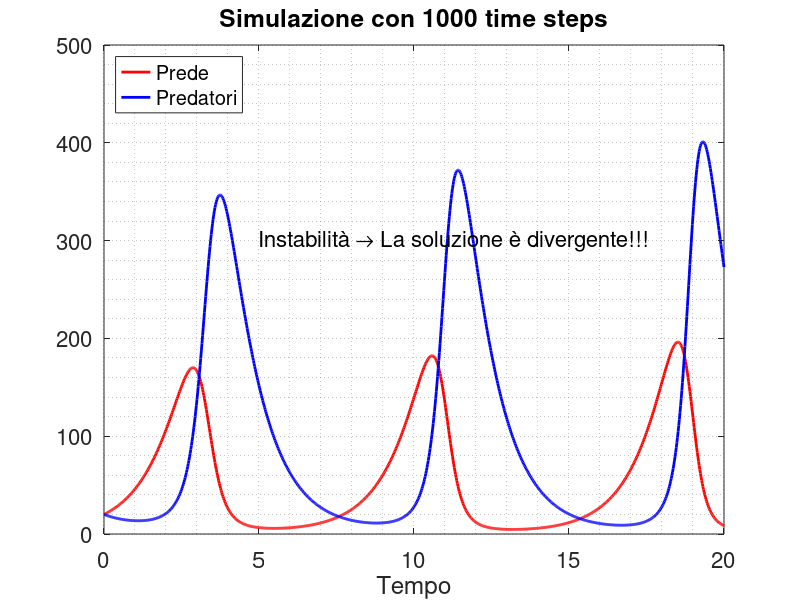
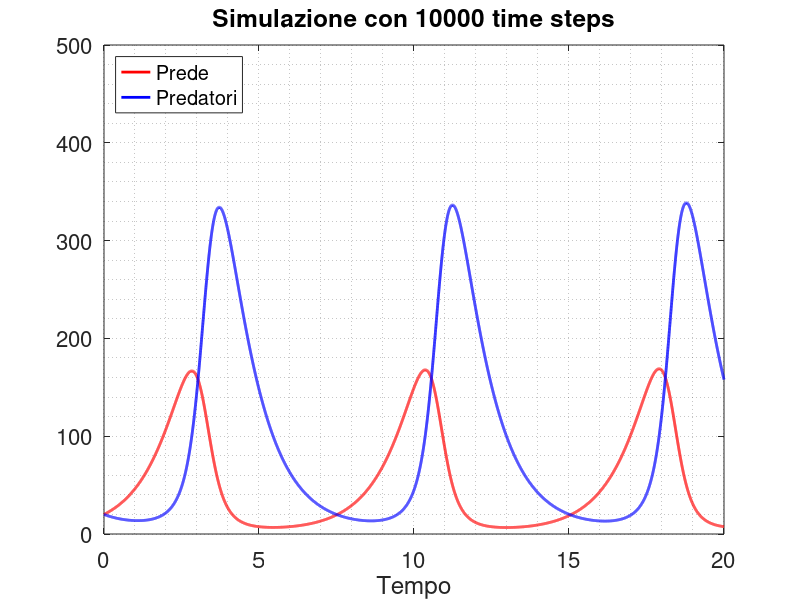

Write the MATLAB code that produced these figures, in order. (Note: this script raises an error after producing the figures.)
%% LaCoSTe 2020/2021 
%% LAB07_ES07 - Soluzioni, Matteo Nicoli
clear all
close all
clc

% Parametri del modello Lotka-Volterra
alpha=1;
beta=0.01;
gamma=0.02;
delta=1;
% Condizione iniziale
x0=20;
y0=20;
t_fin=20;
% Diversi numeri di "time steps"
nt=[1000 10000];
for nn=1:length(nt)
    tic
    % Time step
    dt=(t_fin)/nt(nn);
    tt=linspace(0,t_fin,nt(nn)+1);
    xx = zeros(size(tt));
    yy = zeros(size(tt));
    % Condizione iniziale
    xx(1)=x0;
    yy(1)=y0;
    % Soluzione con metodo Forward Euler
    for ii=2:nt(nn)+1
        xx(ii)=xx(ii-1)+dt*(alpha*xx(ii-1)-beta*yy(ii-1)*xx(ii-1));
        yy(ii)=yy(ii-1)+dt*(gamma*xx(ii-1)*yy(ii-1)-delta*yy(ii-1));
    end
    toc
    % Plotting
    figure('units','normalized','outerposition',[0 0 0.7 0.7])
    figure(nn)
    hold on
    grid minor
    box on
    set(gca,'fontsize',16)
    plot(tt,xx,'r','linewidth',2)
    plot(tt,yy,'b','linewidth',2)
    legend('Prede','Predatori','location','NorthWest')
    if nn==1
        fff=text(5,300,'Instabilità \rightarrow La soluzione è divergente!!!');
        set(fff,'fontsize',16)
    end
    title(sprintf('Simulazione con %.0f time steps',nt(nn)))
    xlabel('Tempo')
    ylim([0 500])
	print('-depsc',['-f' num2str(nn)],['ES07Fig' num2str(nn)]);
end

% Soluzione con "ode23"
tic
tspan = [0 t_fin];
z0 = [x0; y0];
[tout,yout] = ode23(@(tt,yy)ES07fun(tt,yy,alpha,beta,gamma,delta),tspan,z0);
toc
figure('units','normalized','outerposition',[0 0 0.7 0.7])
figure(3)
hold on
grid minor
box on
set(gca,'fontsize',16)
plot(tt,xx,'r-s','linewidth',2)
plot(tt,yy,'b-s','linewidth',2)
plot(tout,yout(:,1),'m--*','linewidth',2)
plot(tout,yout(:,2),'c--*','linewidth',2)
xlabel('Tempo')
legend('Prede (FE)','Predatori (FE)','Prede (ode23)','Predatori (ode23)','location','Northoutside','orientation','horizontal')
print -depsc -f3 ES07Fig3

% Soluzione con metodo Backward Euler (a coefficienti congelati)
tic
nt = 1e4;
dt=(t_fin)/nt;
tt=linspace(0,t_fin,nt+1);
zz = zeros(length(tt),2);
zz(1,:)=[x0 y0];
for ii=2:nt+1
    bb = zz(ii-1,:)'; % bb deve essere un vettore colonna
    AA = [1-alpha*dt           beta*dt*zz(ii-1,1);
          -gamma*dt*zz(ii-1,2) 1+delta*dt       ];
    zz(ii,:) = (AA\bb)'; % zz deve essere un vettore riga
end
toc
% Plotting
figure('units','normalized','outerposition',[0 0 0.7 0.7])
figure(4)
hold on
grid minor
box on
set(gca,'fontsize',16)
plot(tt,zz(:,1),'r-','linewidth',2)
plot(tt,zz(:,2),'b-','linewidth',2)
plot(tout,yout(:,1),'m--','linewidth',2)
plot(tout,yout(:,2),'c--','linewidth',2)
xlabel('Tempo')
legend('Prede (BE+FC)','Predatori (BE+FC)','Prede (ode23)','Predatori (ode23)','location','Northoutside','orientation','horizontal')
print -depsc -f4 ES07Fig4
